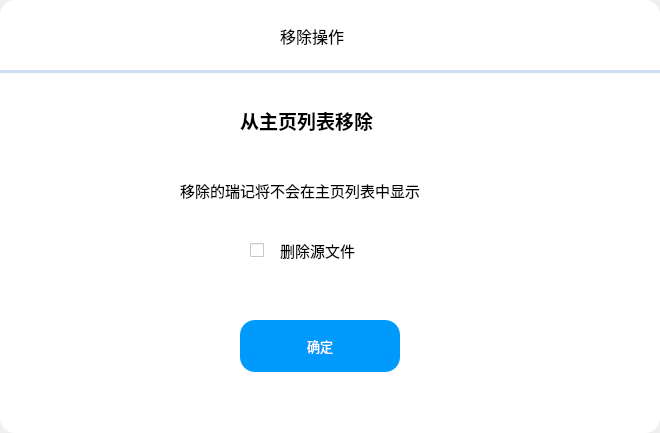
<?xml version="1.0" encoding="UTF-8"?>
<ui version="4.0">
 <class>DeleteTest</class>
 <widget class="QDialog" name="DeleteTest">
  <property name="geometry">
   <rect>
    <x>0</x>
    <y>0</y>
    <width>660</width>
    <height>433</height>
   </rect>
  </property>
  <property name="windowTitle">
   <string>Dialog</string>
  </property>
  <property name="styleSheet">
   <string notr="true"/>
  </property>
  <widget class="QWidget" name="widget" native="true">
   <property name="geometry">
    <rect>
     <x>0</x>
     <y>0</y>
     <width>660</width>
     <height>433</height>
    </rect>
   </property>
   <property name="styleSheet">
    <string notr="true">background-color: rgb(255, 255, 255);border-radius:15px;</string>
   </property>
   <widget class="QCheckBox" name="checkBox">
    <property name="geometry">
     <rect>
      <x>250</x>
      <y>230</y>
      <width>21</width>
      <height>41</height>
     </rect>
    </property>
    <property name="styleSheet">
     <string notr="true">border-radius:15px;
</string>
    </property>
    <property name="text">
     <string/>
    </property>
   </widget>
   <widget class="QLabel" name="label_3">
    <property name="geometry">
     <rect>
      <x>280</x>
      <y>230</y>
      <width>111</width>
      <height>41</height>
     </rect>
    </property>
    <property name="font">
     <font>
      <pointsize>11</pointsize>
     </font>
    </property>
    <property name="text">
     <string>删除源文件</string>
    </property>
   </widget>
   <widget class="QLabel" name="label_2">
    <property name="geometry">
     <rect>
      <x>240</x>
      <y>100</y>
      <width>171</width>
      <height>41</height>
     </rect>
    </property>
    <property name="font">
     <font>
      <pointsize>14</pointsize>
      <bold>true</bold>
     </font>
    </property>
    <property name="text">
     <string>从主页列表移除</string>
    </property>
   </widget>
   <widget class="PictureBox" name="widget_2" native="true">
    <property name="geometry">
     <rect>
      <x>20</x>
      <y>20</y>
      <width>30</width>
      <height>30</height>
     </rect>
    </property>
   </widget>
   <widget class="QLabel" name="label_4">
    <property name="geometry">
     <rect>
      <x>180</x>
      <y>180</y>
      <width>301</width>
      <height>20</height>
     </rect>
    </property>
    <property name="font">
     <font>
      <pointsize>11</pointsize>
     </font>
    </property>
    <property name="text">
     <string>移除的瑞记将不会在主页列表中显示</string>
    </property>
   </widget>
   <widget class="Line" name="line">
    <property name="geometry">
     <rect>
      <x>0</x>
      <y>70</y>
      <width>660</width>
      <height>3</height>
     </rect>
    </property>
    <property name="styleSheet">
     <string notr="true">background-color: rgba(206, 220, 245, 1);</string>
    </property>
    <property name="orientation">
     <enum>Qt::Horizontal</enum>
    </property>
   </widget>
   <widget class="QPushButton" name="pushButton_confirm">
    <property name="geometry">
     <rect>
      <x>240</x>
      <y>320</y>
      <width>160</width>
      <height>52</height>
     </rect>
    </property>
    <property name="font">
     <font>
      <pointsize>10</pointsize>
     </font>
    </property>
    <property name="styleSheet">
     <string notr="true">background-color: rgb(0, 154, 252);
color: rgb(255, 255, 255);</string>
    </property>
    <property name="text">
     <string>确定</string>
    </property>
   </widget>
   <widget class="QLabel" name="label">
    <property name="geometry">
     <rect>
      <x>280</x>
      <y>20</y>
      <width>91</width>
      <height>31</height>
     </rect>
    </property>
    <property name="font">
     <font>
      <pointsize>12</pointsize>
     </font>
    </property>
    <property name="text">
     <string>移除操作</string>
    </property>
   </widget>
  </widget>
 </widget>
 <customwidgets>
  <customwidget>
   <class>PictureBox</class>
   <extends>QWidget</extends>
   <header>picturebox.h</header>
   <container>1</container>
  </customwidget>
 </customwidgets>
 <resources/>
 <connections/>
</ui>
